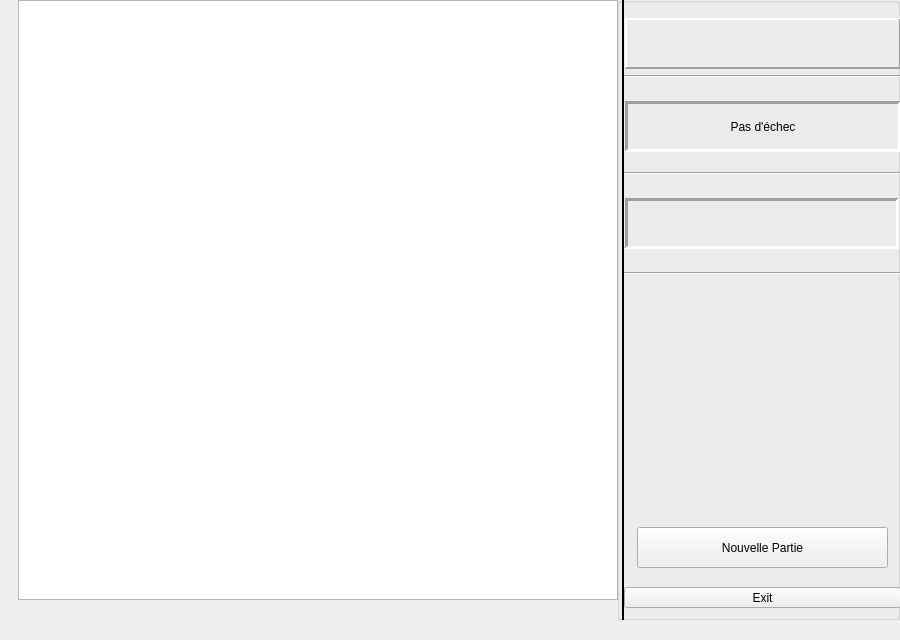
<?xml version="1.0" encoding="UTF-8"?>
<ui version="4.0">
 <class>MainWindow</class>
 <widget class="QMainWindow" name="MainWindow">
  <property name="geometry">
   <rect>
    <x>0</x>
    <y>0</y>
    <width>900</width>
    <height>640</height>
   </rect>
  </property>
  <property name="sizePolicy">
   <sizepolicy hsizetype="Fixed" vsizetype="Fixed">
    <horstretch>0</horstretch>
    <verstretch>0</verstretch>
   </sizepolicy>
  </property>
  <property name="minimumSize">
   <size>
    <width>900</width>
    <height>640</height>
   </size>
  </property>
  <property name="maximumSize">
   <size>
    <width>900</width>
    <height>640</height>
   </size>
  </property>
  <property name="windowTitle">
   <string>MainWindow</string>
  </property>
  <widget class="QWidget" name="centralwidget">
   <widget class="QGraphicsView" name="graphicsView">
    <property name="geometry">
     <rect>
      <x>18</x>
      <y>0</y>
      <width>600</width>
      <height>600</height>
     </rect>
    </property>
    <property name="verticalScrollBarPolicy">
     <enum>Qt::ScrollBarAlwaysOff</enum>
    </property>
    <property name="horizontalScrollBarPolicy">
     <enum>Qt::ScrollBarAlwaysOff</enum>
    </property>
   </widget>
   <widget class="QLabel" name="echiquierNombres">
    <property name="geometry">
     <rect>
      <x>0</x>
      <y>0</y>
      <width>19</width>
      <height>620</height>
     </rect>
    </property>
    <property name="text">
     <string/>
    </property>
    <property name="pixmap">
     <pixmap resource="../resources.qrc">:/images/Nombres.png</pixmap>
    </property>
    <property name="scaledContents">
     <bool>true</bool>
    </property>
   </widget>
   <widget class="QLabel" name="ehciquierLettres">
    <property name="geometry">
     <rect>
      <x>0</x>
      <y>599</y>
      <width>618</width>
      <height>21</height>
     </rect>
    </property>
    <property name="text">
     <string/>
    </property>
    <property name="pixmap">
     <pixmap resource="../resources.qrc">:/images/Lettres.png</pixmap>
    </property>
    <property name="scaledContents">
     <bool>true</bool>
    </property>
   </widget>
   <widget class="QGroupBox" name="groupBox">
    <property name="geometry">
     <rect>
      <x>617</x>
      <y>-3</y>
      <width>283</width>
      <height>623</height>
     </rect>
    </property>
    <property name="title">
     <string/>
    </property>
    <property name="alignment">
     <set>Qt::AlignCenter</set>
    </property>
    <widget class="QLabel" name="labelValidite">
     <property name="geometry">
      <rect>
       <x>8</x>
       <y>201</y>
       <width>274</width>
       <height>51</height>
      </rect>
     </property>
     <property name="frameShape">
      <enum>QFrame::Panel</enum>
     </property>
     <property name="frameShadow">
      <enum>QFrame::Sunken</enum>
     </property>
     <property name="lineWidth">
      <number>3</number>
     </property>
     <property name="text">
      <string/>
     </property>
     <property name="textFormat">
      <enum>Qt::AutoText</enum>
     </property>
     <property name="alignment">
      <set>Qt::AlignCenter</set>
     </property>
     <property name="wordWrap">
      <bool>true</bool>
     </property>
    </widget>
    <widget class="QLabel" name="labelTour">
     <property name="geometry">
      <rect>
       <x>8</x>
       <y>21</y>
       <width>276</width>
       <height>51</height>
      </rect>
     </property>
     <property name="frameShape">
      <enum>QFrame::Panel</enum>
     </property>
     <property name="frameShadow">
      <enum>QFrame::Raised</enum>
     </property>
     <property name="lineWidth">
      <number>2</number>
     </property>
     <property name="midLineWidth">
      <number>0</number>
     </property>
     <property name="text">
      <string/>
     </property>
     <property name="alignment">
      <set>Qt::AlignCenter</set>
     </property>
    </widget>
    <widget class="Line" name="line">
     <property name="geometry">
      <rect>
       <x>-2</x>
       <y>0</y>
       <width>16</width>
       <height>624</height>
      </rect>
     </property>
     <property name="palette">
      <palette>
       <active>
        <colorrole role="WindowText">
         <brush brushstyle="SolidPattern">
          <color alpha="255">
           <red>255</red>
           <green>255</green>
           <blue>255</blue>
          </color>
         </brush>
        </colorrole>
        <colorrole role="Button">
         <brush brushstyle="SolidPattern">
          <color alpha="255">
           <red>0</red>
           <green>0</green>
           <blue>0</blue>
          </color>
         </brush>
        </colorrole>
        <colorrole role="Light">
         <brush brushstyle="SolidPattern">
          <color alpha="255">
           <red>0</red>
           <green>0</green>
           <blue>0</blue>
          </color>
         </brush>
        </colorrole>
        <colorrole role="Midlight">
         <brush brushstyle="SolidPattern">
          <color alpha="255">
           <red>0</red>
           <green>0</green>
           <blue>0</blue>
          </color>
         </brush>
        </colorrole>
        <colorrole role="Dark">
         <brush brushstyle="SolidPattern">
          <color alpha="255">
           <red>0</red>
           <green>0</green>
           <blue>0</blue>
          </color>
         </brush>
        </colorrole>
        <colorrole role="Mid">
         <brush brushstyle="SolidPattern">
          <color alpha="255">
           <red>0</red>
           <green>0</green>
           <blue>0</blue>
          </color>
         </brush>
        </colorrole>
        <colorrole role="Text">
         <brush brushstyle="SolidPattern">
          <color alpha="255">
           <red>255</red>
           <green>255</green>
           <blue>255</blue>
          </color>
         </brush>
        </colorrole>
        <colorrole role="BrightText">
         <brush brushstyle="SolidPattern">
          <color alpha="255">
           <red>255</red>
           <green>255</green>
           <blue>255</blue>
          </color>
         </brush>
        </colorrole>
        <colorrole role="ButtonText">
         <brush brushstyle="SolidPattern">
          <color alpha="255">
           <red>255</red>
           <green>255</green>
           <blue>255</blue>
          </color>
         </brush>
        </colorrole>
        <colorrole role="Base">
         <brush brushstyle="SolidPattern">
          <color alpha="255">
           <red>0</red>
           <green>0</green>
           <blue>0</blue>
          </color>
         </brush>
        </colorrole>
        <colorrole role="Window">
         <brush brushstyle="SolidPattern">
          <color alpha="255">
           <red>0</red>
           <green>0</green>
           <blue>0</blue>
          </color>
         </brush>
        </colorrole>
        <colorrole role="Shadow">
         <brush brushstyle="SolidPattern">
          <color alpha="255">
           <red>0</red>
           <green>0</green>
           <blue>0</blue>
          </color>
         </brush>
        </colorrole>
        <colorrole role="AlternateBase">
         <brush brushstyle="SolidPattern">
          <color alpha="255">
           <red>0</red>
           <green>0</green>
           <blue>0</blue>
          </color>
         </brush>
        </colorrole>
        <colorrole role="ToolTipBase">
         <brush brushstyle="SolidPattern">
          <color alpha="255">
           <red>255</red>
           <green>255</green>
           <blue>220</blue>
          </color>
         </brush>
        </colorrole>
        <colorrole role="ToolTipText">
         <brush brushstyle="SolidPattern">
          <color alpha="255">
           <red>0</red>
           <green>0</green>
           <blue>0</blue>
          </color>
         </brush>
        </colorrole>
        <colorrole role="PlaceholderText">
         <brush brushstyle="SolidPattern">
          <color alpha="128">
           <red>255</red>
           <green>255</green>
           <blue>255</blue>
          </color>
         </brush>
        </colorrole>
       </active>
       <inactive>
        <colorrole role="WindowText">
         <brush brushstyle="SolidPattern">
          <color alpha="255">
           <red>255</red>
           <green>255</green>
           <blue>255</blue>
          </color>
         </brush>
        </colorrole>
        <colorrole role="Button">
         <brush brushstyle="SolidPattern">
          <color alpha="255">
           <red>0</red>
           <green>0</green>
           <blue>0</blue>
          </color>
         </brush>
        </colorrole>
        <colorrole role="Light">
         <brush brushstyle="SolidPattern">
          <color alpha="255">
           <red>0</red>
           <green>0</green>
           <blue>0</blue>
          </color>
         </brush>
        </colorrole>
        <colorrole role="Midlight">
         <brush brushstyle="SolidPattern">
          <color alpha="255">
           <red>0</red>
           <green>0</green>
           <blue>0</blue>
          </color>
         </brush>
        </colorrole>
        <colorrole role="Dark">
         <brush brushstyle="SolidPattern">
          <color alpha="255">
           <red>0</red>
           <green>0</green>
           <blue>0</blue>
          </color>
         </brush>
        </colorrole>
        <colorrole role="Mid">
         <brush brushstyle="SolidPattern">
          <color alpha="255">
           <red>0</red>
           <green>0</green>
           <blue>0</blue>
          </color>
         </brush>
        </colorrole>
        <colorrole role="Text">
         <brush brushstyle="SolidPattern">
          <color alpha="255">
           <red>255</red>
           <green>255</green>
           <blue>255</blue>
          </color>
         </brush>
        </colorrole>
        <colorrole role="BrightText">
         <brush brushstyle="SolidPattern">
          <color alpha="255">
           <red>255</red>
           <green>255</green>
           <blue>255</blue>
          </color>
         </brush>
        </colorrole>
        <colorrole role="ButtonText">
         <brush brushstyle="SolidPattern">
          <color alpha="255">
           <red>255</red>
           <green>255</green>
           <blue>255</blue>
          </color>
         </brush>
        </colorrole>
        <colorrole role="Base">
         <brush brushstyle="SolidPattern">
          <color alpha="255">
           <red>0</red>
           <green>0</green>
           <blue>0</blue>
          </color>
         </brush>
        </colorrole>
        <colorrole role="Window">
         <brush brushstyle="SolidPattern">
          <color alpha="255">
           <red>0</red>
           <green>0</green>
           <blue>0</blue>
          </color>
         </brush>
        </colorrole>
        <colorrole role="Shadow">
         <brush brushstyle="SolidPattern">
          <color alpha="255">
           <red>0</red>
           <green>0</green>
           <blue>0</blue>
          </color>
         </brush>
        </colorrole>
        <colorrole role="AlternateBase">
         <brush brushstyle="SolidPattern">
          <color alpha="255">
           <red>0</red>
           <green>0</green>
           <blue>0</blue>
          </color>
         </brush>
        </colorrole>
        <colorrole role="ToolTipBase">
         <brush brushstyle="SolidPattern">
          <color alpha="255">
           <red>255</red>
           <green>255</green>
           <blue>220</blue>
          </color>
         </brush>
        </colorrole>
        <colorrole role="ToolTipText">
         <brush brushstyle="SolidPattern">
          <color alpha="255">
           <red>0</red>
           <green>0</green>
           <blue>0</blue>
          </color>
         </brush>
        </colorrole>
        <colorrole role="PlaceholderText">
         <brush brushstyle="SolidPattern">
          <color alpha="128">
           <red>255</red>
           <green>255</green>
           <blue>255</blue>
          </color>
         </brush>
        </colorrole>
       </inactive>
       <disabled>
        <colorrole role="WindowText">
         <brush brushstyle="SolidPattern">
          <color alpha="255">
           <red>0</red>
           <green>0</green>
           <blue>0</blue>
          </color>
         </brush>
        </colorrole>
        <colorrole role="Button">
         <brush brushstyle="SolidPattern">
          <color alpha="255">
           <red>0</red>
           <green>0</green>
           <blue>0</blue>
          </color>
         </brush>
        </colorrole>
        <colorrole role="Light">
         <brush brushstyle="SolidPattern">
          <color alpha="255">
           <red>0</red>
           <green>0</green>
           <blue>0</blue>
          </color>
         </brush>
        </colorrole>
        <colorrole role="Midlight">
         <brush brushstyle="SolidPattern">
          <color alpha="255">
           <red>0</red>
           <green>0</green>
           <blue>0</blue>
          </color>
         </brush>
        </colorrole>
        <colorrole role="Dark">
         <brush brushstyle="SolidPattern">
          <color alpha="255">
           <red>0</red>
           <green>0</green>
           <blue>0</blue>
          </color>
         </brush>
        </colorrole>
        <colorrole role="Mid">
         <brush brushstyle="SolidPattern">
          <color alpha="255">
           <red>0</red>
           <green>0</green>
           <blue>0</blue>
          </color>
         </brush>
        </colorrole>
        <colorrole role="Text">
         <brush brushstyle="SolidPattern">
          <color alpha="255">
           <red>0</red>
           <green>0</green>
           <blue>0</blue>
          </color>
         </brush>
        </colorrole>
        <colorrole role="BrightText">
         <brush brushstyle="SolidPattern">
          <color alpha="255">
           <red>255</red>
           <green>255</green>
           <blue>255</blue>
          </color>
         </brush>
        </colorrole>
        <colorrole role="ButtonText">
         <brush brushstyle="SolidPattern">
          <color alpha="255">
           <red>0</red>
           <green>0</green>
           <blue>0</blue>
          </color>
         </brush>
        </colorrole>
        <colorrole role="Base">
         <brush brushstyle="SolidPattern">
          <color alpha="255">
           <red>0</red>
           <green>0</green>
           <blue>0</blue>
          </color>
         </brush>
        </colorrole>
        <colorrole role="Window">
         <brush brushstyle="SolidPattern">
          <color alpha="255">
           <red>0</red>
           <green>0</green>
           <blue>0</blue>
          </color>
         </brush>
        </colorrole>
        <colorrole role="Shadow">
         <brush brushstyle="SolidPattern">
          <color alpha="255">
           <red>0</red>
           <green>0</green>
           <blue>0</blue>
          </color>
         </brush>
        </colorrole>
        <colorrole role="AlternateBase">
         <brush brushstyle="SolidPattern">
          <color alpha="255">
           <red>0</red>
           <green>0</green>
           <blue>0</blue>
          </color>
         </brush>
        </colorrole>
        <colorrole role="ToolTipBase">
         <brush brushstyle="SolidPattern">
          <color alpha="255">
           <red>255</red>
           <green>255</green>
           <blue>220</blue>
          </color>
         </brush>
        </colorrole>
        <colorrole role="ToolTipText">
         <brush brushstyle="SolidPattern">
          <color alpha="255">
           <red>0</red>
           <green>0</green>
           <blue>0</blue>
          </color>
         </brush>
        </colorrole>
        <colorrole role="PlaceholderText">
         <brush brushstyle="SolidPattern">
          <color alpha="128">
           <red>255</red>
           <green>255</green>
           <blue>255</blue>
          </color>
         </brush>
        </colorrole>
       </disabled>
      </palette>
     </property>
     <property name="orientation">
      <enum>Qt::Vertical</enum>
     </property>
    </widget>
    <widget class="Line" name="line_2">
     <property name="geometry">
      <rect>
       <x>7</x>
       <y>73</y>
       <width>279</width>
       <height>13</height>
      </rect>
     </property>
     <property name="orientation">
      <enum>Qt::Horizontal</enum>
     </property>
    </widget>
    <widget class="QLabel" name="labelEchec">
     <property name="geometry">
      <rect>
       <x>8</x>
       <y>104</y>
       <width>276</width>
       <height>51</height>
      </rect>
     </property>
     <property name="frameShape">
      <enum>QFrame::Panel</enum>
     </property>
     <property name="frameShadow">
      <enum>QFrame::Sunken</enum>
     </property>
     <property name="lineWidth">
      <number>3</number>
     </property>
     <property name="text">
      <string>Pas d'échec</string>
     </property>
     <property name="textFormat">
      <enum>Qt::AutoText</enum>
     </property>
     <property name="alignment">
      <set>Qt::AlignCenter</set>
     </property>
    </widget>
    <widget class="Line" name="line_3">
     <property name="geometry">
      <rect>
       <x>7</x>
       <y>170</y>
       <width>279</width>
       <height>13</height>
      </rect>
     </property>
     <property name="orientation">
      <enum>Qt::Horizontal</enum>
     </property>
    </widget>
    <widget class="QPushButton" name="pushButton_Exit">
     <property name="geometry">
      <rect>
       <x>7</x>
       <y>590</y>
       <width>277</width>
       <height>21</height>
      </rect>
     </property>
     <property name="text">
      <string>Exit</string>
     </property>
    </widget>
    <widget class="Line" name="line_4">
     <property name="geometry">
      <rect>
       <x>7</x>
       <y>270</y>
       <width>279</width>
       <height>13</height>
      </rect>
     </property>
     <property name="orientation">
      <enum>Qt::Horizontal</enum>
     </property>
    </widget>
    <widget class="QPushButton" name="boutonNewgame">
     <property name="geometry">
      <rect>
       <x>20</x>
       <y>530</y>
       <width>251</width>
       <height>41</height>
      </rect>
     </property>
     <property name="sizePolicy">
      <sizepolicy hsizetype="Fixed" vsizetype="Fixed">
       <horstretch>0</horstretch>
       <verstretch>0</verstretch>
      </sizepolicy>
     </property>
     <property name="text">
      <string>Nouvelle Partie</string>
     </property>
    </widget>
   </widget>
  </widget>
  <widget class="QMenuBar" name="menubar">
   <property name="geometry">
    <rect>
     <x>0</x>
     <y>0</y>
     <width>900</width>
     <height>20</height>
    </rect>
   </property>
  </widget>
  <action name="actionNouvelle_Partie">
   <property name="text">
    <string>Nouvelle Partie</string>
   </property>
  </action>
 </widget>
 <resources>
  <include location="../resources.qrc"/>
 </resources>
 <connections>
  <connection>
   <sender>pushButton_Exit</sender>
   <signal>clicked()</signal>
   <receiver>MainWindow</receiver>
   <slot>close()</slot>
   <hints>
    <hint type="sourcelabel">
     <x>762</x>
     <y>617</y>
    </hint>
    <hint type="destinationlabel">
     <x>449</x>
     <y>319</y>
    </hint>
   </hints>
  </connection>
 </connections>
</ui>
